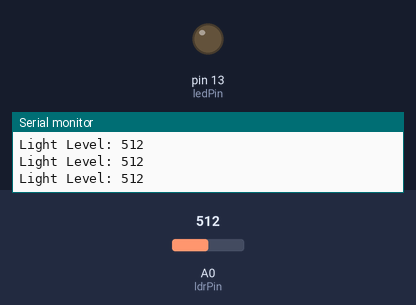
The sketch below on a simulated Arduino Uno, built with avr-gcc and run on an emulated ATmega328P. Shown: output pins drawn as LEDs (lit = HIGH), the last lines printed to the serial monitor. Inputs (shaded band) come from the test bench; at power-on: A0 (ldrPin) = 512.

Above: at 1.2 s.
1.3 s: A0 (ldrPin) set to 414
2.8 s: A0 (ldrPin) set to 384
At 3.3 s:
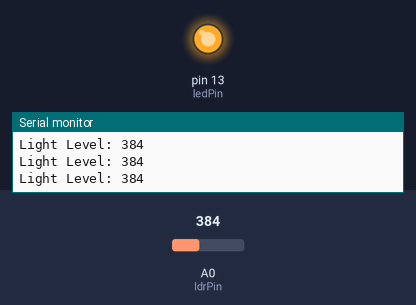
4.3 s: A0 (ldrPin) set to 410
At 4.7 s:
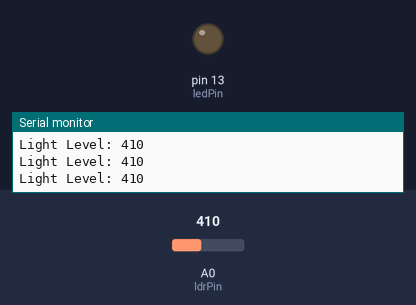
5.8 s: A0 (ldrPin) set to 390
At 7.2 s:
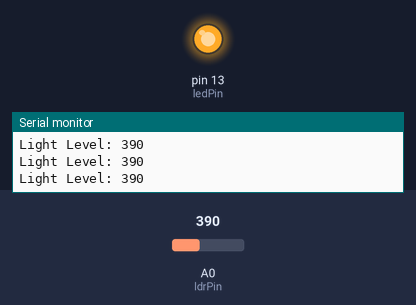
Timing chart, 0 to 8.3 s (numbered marks = the images above; inputs shaded):
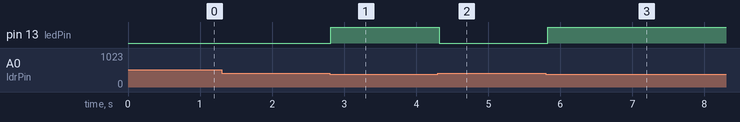

The sketch:

sketch_jun25a.ino
```cpp
// Pin Configurations
const int ldrPin = A0;  // Analog pin connected to the LDR divider
const int ledPin = 13;  // Digital pin connected to the LED

// Threshold value to determine "Darkness"
// Sensor values range from 0 (pitch black) to 1023 (very bright)
const int threshold = 400;

void setup() {
  // Initialize pin modes
  pinMode(ledPin, OUTPUT);
  pinMode(ldrPin, INPUT);

  // Start serial communication for monitoring light levels
  Serial.begin(9600);
}

void loop() {
  // Read the analog value from the LDR
  int ldrValue = analogRead(ldrPin);

  // Print the value to the Serial Monitor (useful for debugging)
  Serial.print("Light Level: ");
  Serial.println(ldrValue);

  // Check if it is dark enough to turn the lamp on
  if (ldrValue < threshold) {
    digitalWrite(ledPin, HIGH); // Turn LED ON
  } else {
    digitalWrite(ledPin, LOW);  // Turn LED OFF
  }

  delay(100); // Small delay to stabilize readings
}
```

Measured:
- the behaviour switches between 400 and 399 on A0 (ldrPin) (found by bisection; images 0 and 1)
- after the input at 2.8 s, pin 13 (ledPin): LOW → HIGH at once
- after the input at 4.3 s, pin 13 (ledPin): HIGH → LOW at once
- after the input at 5.8 s, pin 13 (ledPin): LOW → HIGH at once
